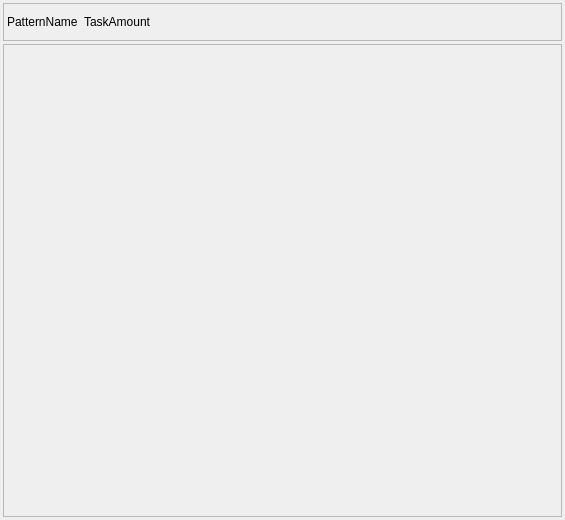
<?xml version="1.0" encoding="UTF-8"?>
<ui version="4.0">
 <class>CustomFileSyncPatternWidgetClass</class>
 <widget class="QWidget" name="CustomFileSyncPatternWidgetClass">
  <property name="geometry">
   <rect>
    <x>0</x>
    <y>0</y>
    <width>565</width>
    <height>520</height>
   </rect>
  </property>
  <property name="windowTitle">
   <string>CustomFileMappingPatternWidget</string>
  </property>
  <layout class="QGridLayout" name="gridLayout_main">
   <property name="leftMargin">
    <number>3</number>
   </property>
   <property name="topMargin">
    <number>3</number>
   </property>
   <property name="rightMargin">
    <number>3</number>
   </property>
   <property name="bottomMargin">
    <number>3</number>
   </property>
   <property name="spacing">
    <number>3</number>
   </property>
   <item row="1" column="0">
    <widget class="QFrame" name="frame_tasks">
     <property name="frameShape">
      <enum>QFrame::StyledPanel</enum>
     </property>
     <property name="frameShadow">
      <enum>QFrame::Raised</enum>
     </property>
     <layout class="QGridLayout" name="gridLayout_tasks"/>
    </widget>
   </item>
   <item row="0" column="0">
    <widget class="QFrame" name="frame_patternHeader">
     <property name="sizePolicy">
      <sizepolicy hsizetype="Preferred" vsizetype="Fixed">
       <horstretch>0</horstretch>
       <verstretch>0</verstretch>
      </sizepolicy>
     </property>
     <property name="frameShape">
      <enum>QFrame::StyledPanel</enum>
     </property>
     <property name="frameShadow">
      <enum>QFrame::Raised</enum>
     </property>
     <layout class="QGridLayout" name="gridLayout_patternHeader">
      <property name="leftMargin">
       <number>3</number>
      </property>
      <property name="topMargin">
       <number>3</number>
      </property>
      <property name="rightMargin">
       <number>3</number>
      </property>
      <property name="bottomMargin">
       <number>3</number>
      </property>
      <item row="0" column="2">
       <spacer name="horizontalSpacer">
        <property name="orientation">
         <enum>Qt::Horizontal</enum>
        </property>
        <property name="sizeHint" stdset="0">
         <size>
          <width>40</width>
          <height>20</height>
         </size>
        </property>
       </spacer>
      </item>
      <item row="0" column="0">
       <widget class="QLabel" name="label_patternName">
        <property name="minimumSize">
         <size>
          <width>0</width>
          <height>30</height>
         </size>
        </property>
        <property name="text">
         <string>PatternName</string>
        </property>
       </widget>
      </item>
      <item row="0" column="3">
       <widget class="QPushButton" name="btn_addTask">
        <property name="minimumSize">
         <size>
          <width>0</width>
          <height>30</height>
         </size>
        </property>
        <property name="text">
         <string/>
        </property>
        <property name="icon">
         <iconset resource="../../LibHeaderFileAutoSyncUpdate/resource.qrc">
          <normaloff>:/assets/image/add_black.png</normaloff>:/assets/image/add_black.png</iconset>
        </property>
        <property name="iconSize">
         <size>
          <width>20</width>
          <height>20</height>
         </size>
        </property>
        <property name="default">
         <bool>false</bool>
        </property>
        <property name="flat">
         <bool>true</bool>
        </property>
       </widget>
      </item>
      <item row="0" column="1">
       <widget class="QLabel" name="label_taskAmount">
        <property name="text">
         <string>TaskAmount</string>
        </property>
       </widget>
      </item>
     </layout>
    </widget>
   </item>
  </layout>
 </widget>
 <layoutdefault spacing="6" margin="11"/>
 <resources>
  <include location="../../LibHeaderFileAutoSyncUpdate/resource.qrc"/>
 </resources>
 <connections/>
</ui>
